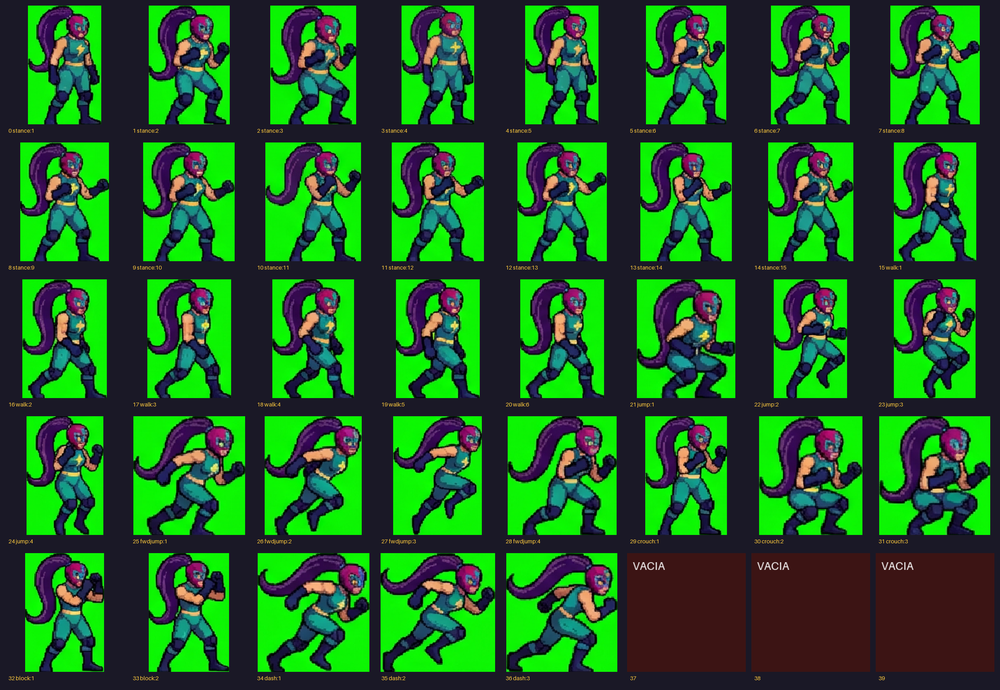
#> input picture voltia/diag_basicos_c2.png, 1000 x 690 px, shrunk from 2864 x 1976 before the run
$ python make_gif.py ../voltia out.png
#> lines starting #> are read from the running program, lines starting #| are printed output that depends on the picture
#!/usr/bin/env python3
"""Monta un GIF animado a partir de una carpeta de frames.

No genera dibujos: solo encadena los PNG que ya existen. El GIF es de 256
colores, y como los sprites usan ~22 colores planos, la perdida es cero; el
unico riesgo es el suavizado al redimensionar, por eso se amplia con NEAREST
y se guarda sin dithering.

    PYTHONPATH=tools/pylibs python3 tools/make_gif.py <dir_frames> <salida.gif> \
        [--fps 8] [--zoom 4] [--bg FFFFFF|transparente] [--once]
"""
import argparse
import os

from PIL import Image


def main():
    ap = argparse.ArgumentParser()
    ap.add_argument('srcdir')
    ap.add_argument('out')
    ap.add_argument('--fps', type=float, default=8)
    ap.add_argument('--zoom', type=int, default=4)
    ap.add_argument('--bg', default='FFFFFF')
    ap.add_argument('--once', action='store_true')
    ap.add_argument('--pad', type=int, default=0)
    a = ap.parse_args()

    files = sorted(f for f in os.listdir(a.srcdir) if f.endswith('.png'))
    if not files:
        raise SystemExit('no hay PNG en ' + a.srcdir)

    ims = [Image.open(os.path.join(a.srcdir, f)).convert('RGBA') for f in files]
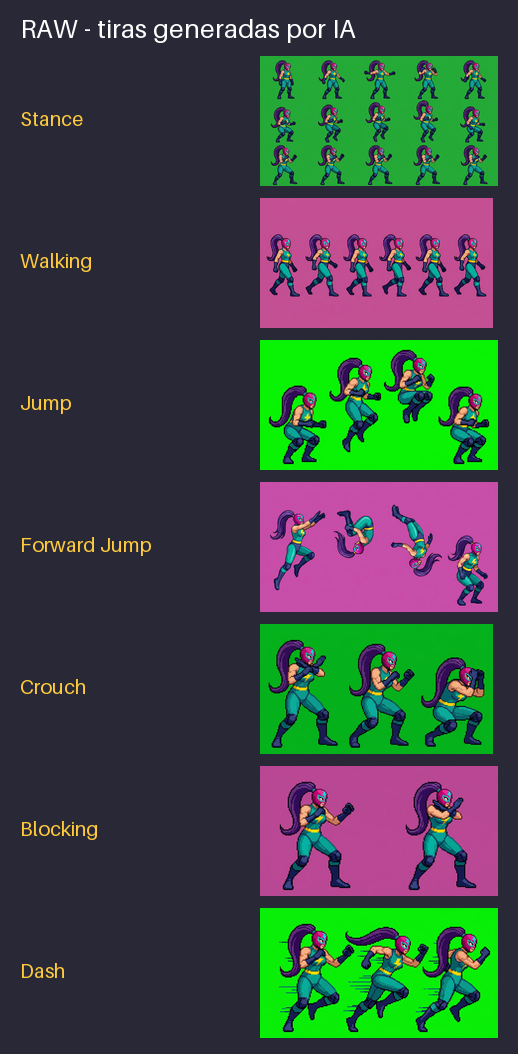
#> input picture voltia/raw_contact.png, 518 x 1054 px
    # lienzo comun: el mayor ancho y alto, y cada figura alineada por los PIES
    # en el centro. Si no, el personaje sube y baja entre frames y el GIF baila.
    CW = max(i.size[0] for i in ims) + 2 + 2 * a.pad
#> CW = 1002
    CH = max(i.size[1] for i in ims) + 2
#> CH = 1056

    frames = []
    for im in ims:
        w, h = im.size
        # el lienzo es SIEMPRE CW x CH: si se crea del tamano del frame, cada
        # figura se recorta contra su propio borde (bug visto con frames de
        # anchos distintos).
        if a.bg.lower() == 'transparent':
            canvas = Image.new('RGBA', (CW, CH), (0, 0, 0, 0))
        else:
            bg = tuple(int(a.bg[i:i + 2], 16) for i in (0, 2, 4)) + (255,)
            canvas = Image.new('RGBA', (CW, CH), bg)
        canvas.alpha_composite(im, ((CW - w) // 2, CH - h - 1))
        w, h = CW, CH
        if a.zoom > 1:
            canvas = canvas.resize((w * a.zoom, h * a.zoom), Image.NEAREST)
        frames.append(canvas.convert('P', palette=Image.ADAPTIVE,
                                    colors=256, dither=Image.NONE))
#> this loop made 2 passes
#> bg on passes 1 to 2: (255, 255, 255, 255), (255, 255, 255, 255)
#> pass 1, in main, `canvas = canvas.resize((w * a.zoom, h * a.zoom), Image.NEAREST)`:
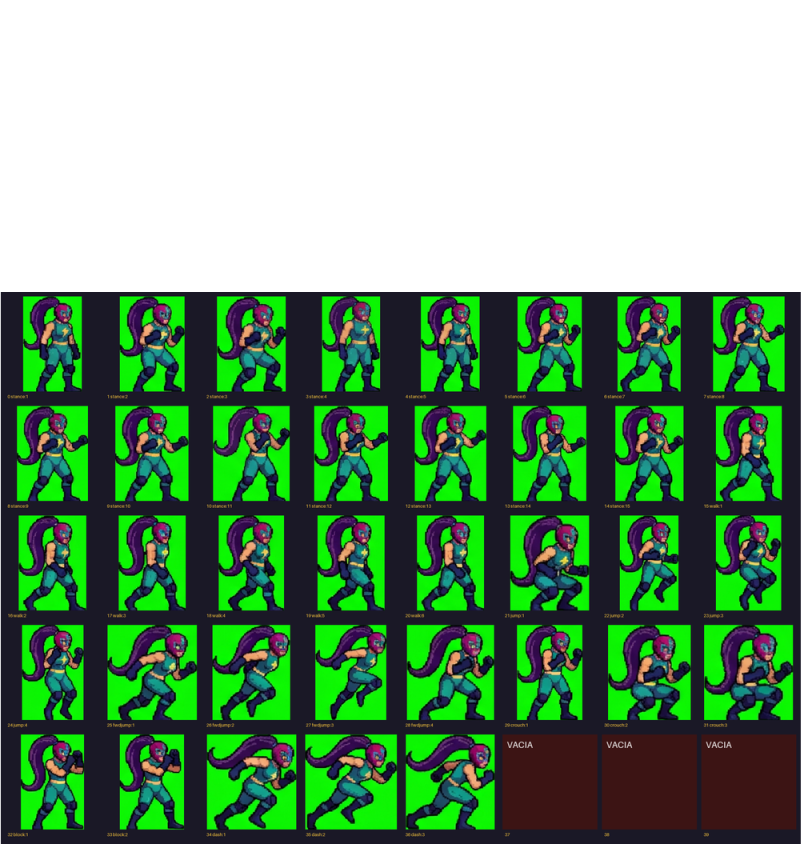
#> canvas: PIL image 4008x4224 RGBA (shown at 1/5 size); mean R, G, B, A 109.9, 150.9, 112.8, 255
#> pass 2, in main, `canvas = canvas.resize((w * a.zoom, h * a.zoom), Image.NEAREST)`:
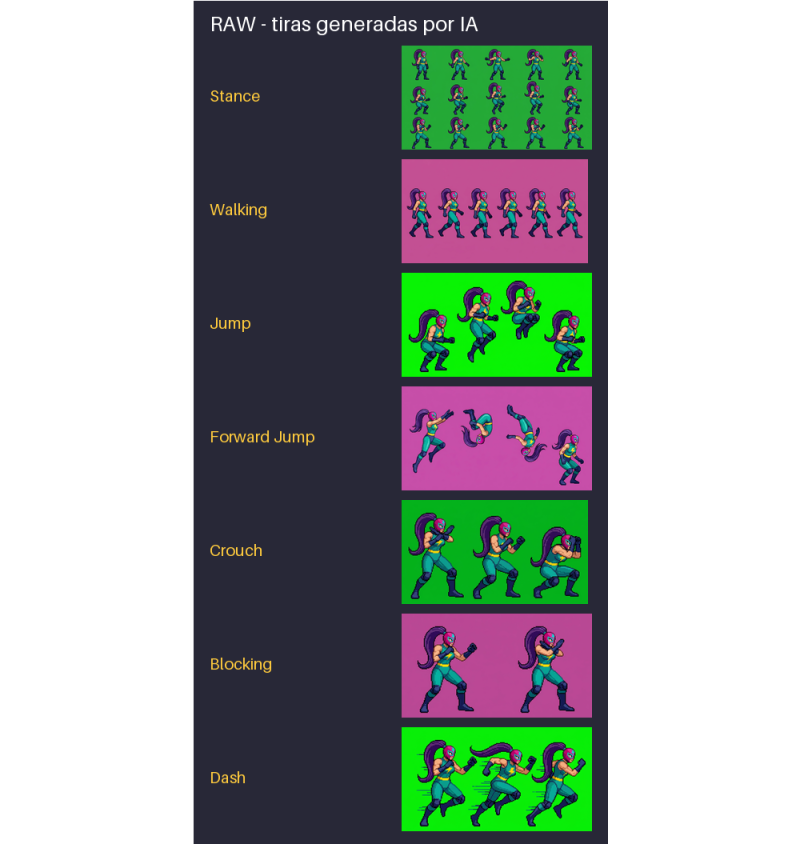
#> canvas: PIL image 4008x4224 RGBA (shown at 1/5 size); mean R, G, B, A 154.4, 162.6, 158.2, 255
#> after the loop, frames = 2 items

    delay = int(round(1000 / a.fps))
    frames[0].save(a.out, save_all=True, append_images=frames[1:],
                   duration=delay, loop=0 if not a.once else 1,
                   optimize=False, disposal=2)
    print('%s: %d frames, %dtms (%g fps), %dx (NEAREST), %s' %
          (a.out, len(frames), delay, a.fps, a.zoom, os.path.getsize(a.out) and
           '%d KB' % (os.path.getsize(a.out) // 1024)))
#| out.png: 2 frames, 125tms (8 fps), 4x (NEAREST), 977 KB


if __name__ == '__main__':
    main()
